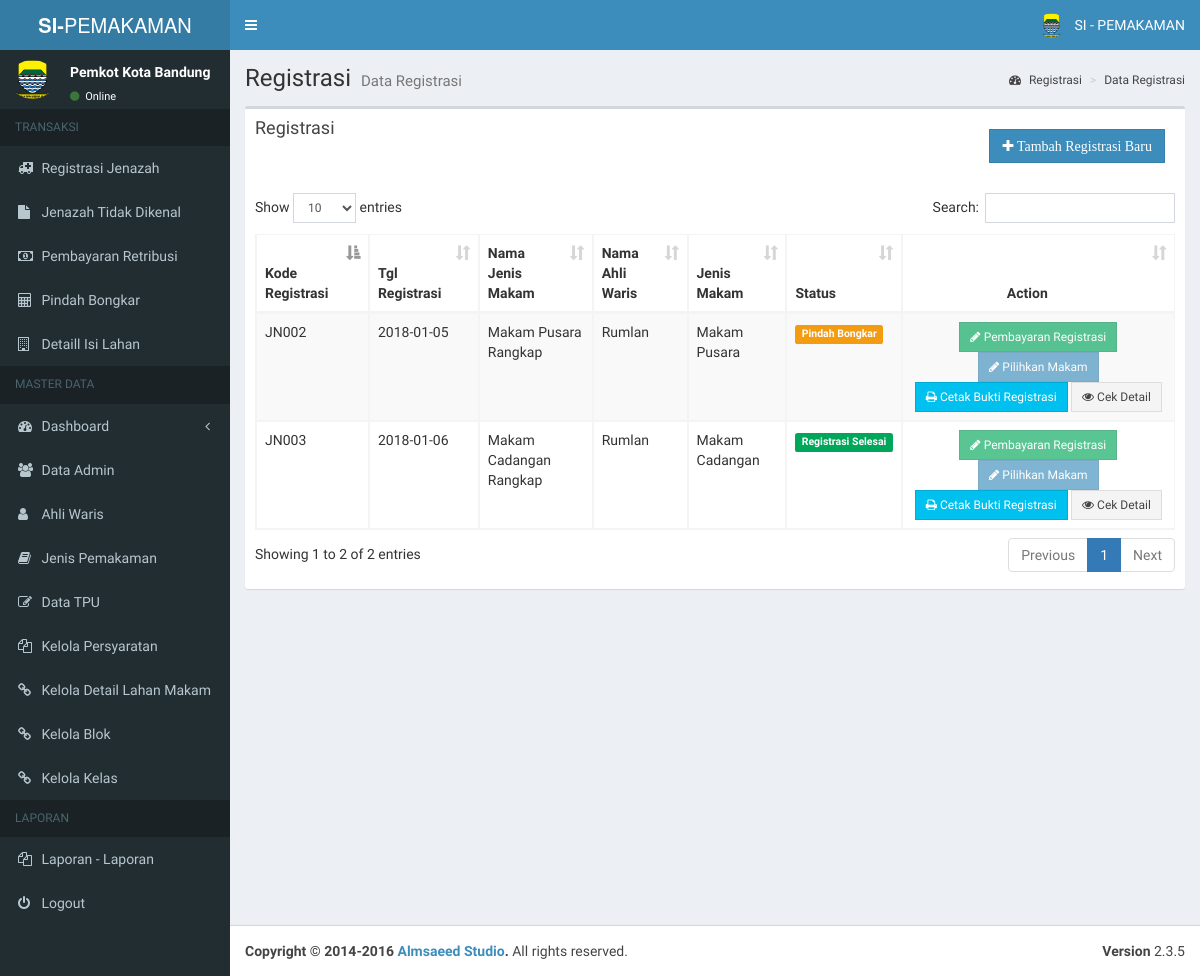
Before: /pages/admin/kelola_registrasi.php (signed in) with the older database file.
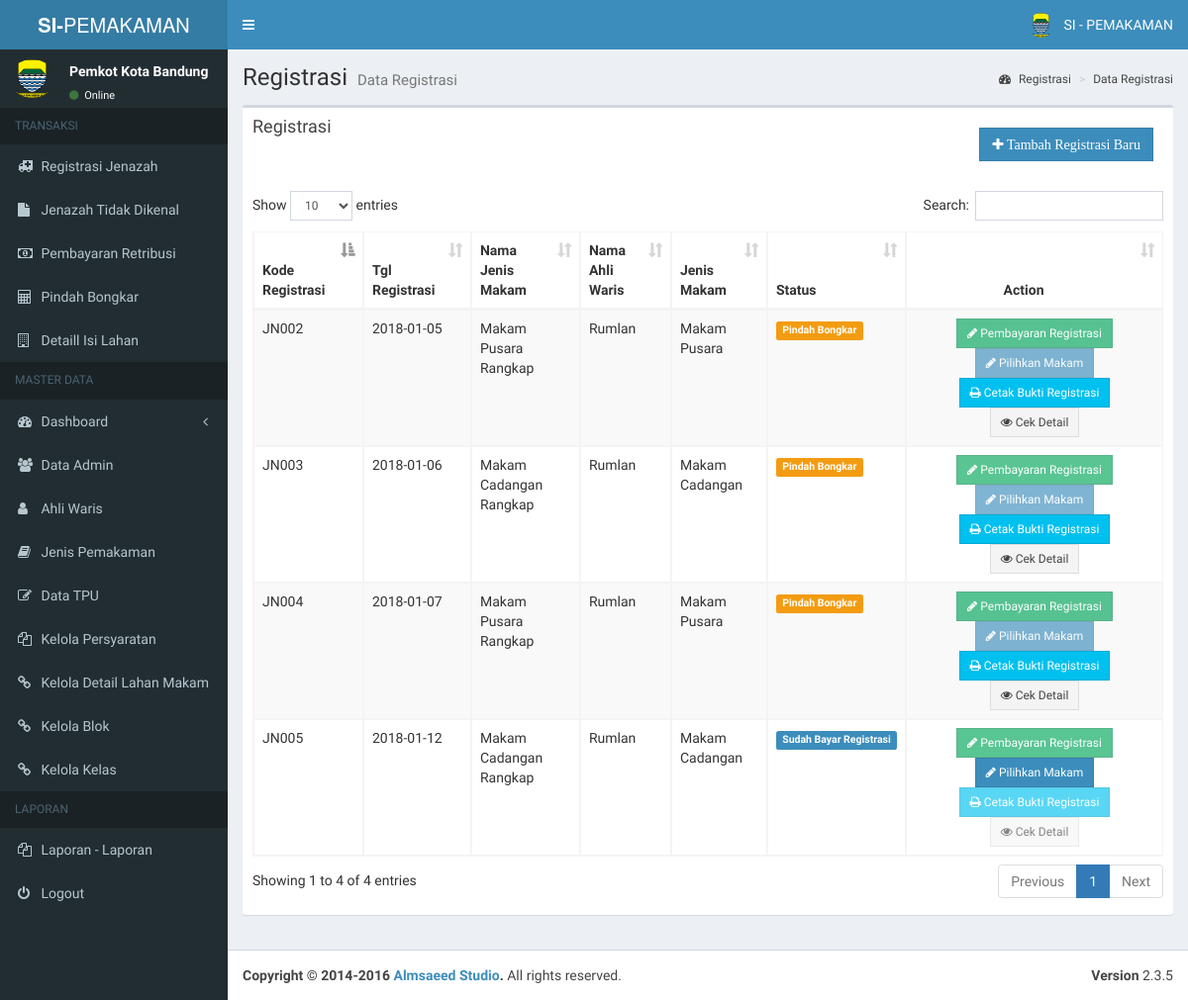
After: the same page with the newer database file.
### tables this page shows
CREATE TABLE IF NOT EXISTS `jenazah` (
  `id_jenazah` varchar(20) NOT NULL,
  `tgl_registrasi` date DEFAULT NULL,
  `id_jenis_makam` varchar(255) DEFAULT NULL,
  `id_ahli_waris` varchar(20) DEFAULT NULL,
  `nama_jenazah` varchar(45) DEFAULT NULL,
  `bin_binti` varchar(45) DEFAULT NULL,
  `jk_jenazah` varchar(20) DEFAULT NULL,
  `tempat_lahir` varchar(40) DEFAULT NULL,
  `tgl_lahir` date DEFAULT NULL,
  `tgl_meninggal` date DEFAULT NULL,
  `tgl_pemakaman` date DEFAULT NULL,
  `alamat_jenazah` text,
  `id_provinsi` varchar(10) DEFAULT NULL,
  `id_kota` varchar(10) DEFAULT NULL,
  `id_kecamatan` varchar(20) DEFAULT NULL,
  `status` int(11) DEFAULT NULL,
  `status_bayar` int(11) DEFAULT NULL
);

CREATE TABLE IF NOT EXISTS `jenis_makam` (
  `id_jenis_makam` varchar(10) NOT NULL,
  `nama_jenis_makam` varchar(30) NOT NULL,
  `harga` int(11) DEFAULT NULL
);

CREATE TABLE IF NOT EXISTS `ahli_waris` (
  `id_ahli_waris` varchar(20) NOT NULL,
  `nama_pewaris` varchar(35) NOT NULL,
  `umur_pewaris` varchar(10) NOT NULL,
  `perkerjaan_pewaris` varchar(50) NOT NULL,
  `alamat_pewaris` text NOT NULL,
  `id_provinsi` varchar(10) NOT NULL,
  `id_kota` varchar(10) NOT NULL,
  `id_kecamatan` varchar(10) NOT NULL,
  `no_hp_pewaris` varchar(20) NOT NULL
);

### pages/admin/kelola_registrasi.php (the view, shortened to what this page needs)
<?php include('header.php'); ?>
<?php include('nav.php'); ?>
<div class="content-wrapper">
  <section class="content-header">
    <h1>
      Registrasi
      <small>Data Registrasi</small>
    </h1>
    <ol class="breadcrumb">
      <li><a href="#"><i class="fa fa-dashboard"></i> Registrasi</a></li>
      <li><a href="#">Data Registrasi</a></li>
    </ol>
  </section>
  <section class="content">
    <div class="row">
      <div class="col-xs-12">
        <div class="box">
          <div class="box-header">
            <h3 class="box-title">Registrasi</h3>
            <div class="box-header pull-right">
              <a href="registrasi.php"><button type="button" class="btn btn-primary btn-flat"><span class="fa fa-plus"> Tambah Registrasi Baru</span></button></a>
            </div>
          </div>
          <div class="box-body">
            <div class="table-responsive">
              <table id="example1" class="table table-bordered table-striped">
                <thead>
                  <tr>
                    <th>Kode Registrasi</th>
                    <th>Tgl Registrasi</th>
                    <th>Nama Jenis Makam</th>
                    <th>Nama Ahli Waris</th>
                    <th>Jenis Makam</th>
                    <th>Status</th>
                    <th style="text-align: center;">Action</th>
                  </tr>
                </thead>
                <tbody>
                  <?php
                  $dis_pilih = '';
                  $dis_bayar = '';
                  $dis_print = '';
                  $no=1;
                  $sql = mysql_query("SELECT jenazah.*,
                    jenis_makam.id_jenis_makam,
                    jenis_makam.nama_jenis_makam,
                    ahli_waris.nama_pewaris
                    FROM jenazah
                    INNER JOIN  jenis_makam ON jenis_makam.id_jenis_makam = jenazah.id_jenis_makam
                    INNER JOIN ahli_waris ON ahli_waris.id_ahli_waris = jenazah.id_ahli_waris")or die(mysql_error());
                  while($row = mysql_fetch_array($sql)){
                    if($row['status']==1){
                      $dis_pilih = '';
                      $dis_bayar = 'disabled';
                      $dis_print = 'disabled';
                      $ket = '<span class="label label-primary">Sudah Bayar Registrasi</span>';
                    }
                    if($row['status']==2){
                      $dis_pilih = 'disabled';
                      $dis_bayar = 'disabled';
                      $dis_print = '';
                      $ket = '<span class="label label-success">Registrasi Selesai</span>';
                    }
                    if($row['status']==7){
                      $dis_pilih = 'disabled';
                      $dis_bayar = 'disabled';
                      $dis_print = '';
                      $ket = '<span class="label label-warning">Pindah Bongkar</span>';
                    }
                    ?>
                    <tr>
                      <form method="POST" action="">
                        <td><?php echo $row['id_jenazah']; ?></td>
                        <td><?php echo $row['tgl_registrasi'] ?></td>
                        <td><?php echo $row['nama_jenis_makam'] ?> Rangkap</td>
                        <td><?php echo $row['nama_pewaris'] ?></td>
                        <td><?php echo $row['nama_jenis_makam'] ?></td>
                        <td><?php echo $ket; ?></td>
                        <td align="center">
                         <a href="#" class='open_modal' id='<?php echo $row['id_jenazah']; ?>'>
                           <button type="button" <?php echo $dis_bayar; ?> class="btn btn-success btn-flat btn-sm">
                            <i class="fa fa-pencil"></i> Pembayaran Registrasi</button></a>
                            <a href="#">
                              <a href="pilih_makam.php?id_jenazah=<?php echo $row['id_jenazah']; ?>&&id_jenis_makam=<?php echo $row['id_jenis_makam']; ?>">
                                <button type="button" <?php echo $dis_pilih; ?> class="btn btn-primary btn-flat btn-sm">
                                  <i class="fa fa-pencil"></i> Pilihkan Makam</button></a>
                                  <a href="cek_detail_jenazah.php?id_jenazah=<?php echo $row['id_jenazah']; ?>">
                                    <button type="button" <?php echo $dis_print ?> class="btn btn-info btn-flat btn-sm">
                                      <i class="fa fa-print"></i> Cetak Bukti Registrasi</button></a>
                                      <a href="cek_detail_jenazah.php?id_jenazah=<?php echo $row['id_jenazah']; ?>">
                                        <button type="button" <?php echo $dis_print ?> class="btn btn-default btn-flat btn-sm">
                                          <i class="fa fa-eye"></i> Cek Detail</button></a>
                                        </td>
                                      </form>
                                    </tr>
                                    <?php $no++; } ?>
                                  </tbody>
                                </table>
                              </div>
                            </div>
                          </div>
                        </div>
                      </div>
                    </section>
                  </div>
         <?php include('footer.php'); ?>

### pages/admin/header.php (shortened to what this page needs)
<!DOCTYPE html>
<html>
<head>
  <link rel="stylesheet" href="../../bootstrap/css/bootstrap.min.css">
  <link rel="stylesheet" href="https://cdnjs.cloudflare.com/ajax/libs/font-awesome/4.5.0/css/font-awesome.min.css">
  <link rel="stylesheet" href="https://cdnjs.cloudflare.com/ajax/libs/ionicons/2.0.1/css/ionicons.min.css">
  <link rel="stylesheet" href="../../plugins/datatables/dataTables.bootstrap.css">
  <link rel="stylesheet" href="../../dist/css/AdminLTE.min.css">
   <link rel="stylesheet" href="../../dist/css/skins/_all-skins.min.css">
   <link rel="stylesheet" href="../../plugins/select2/select2.min.css">
   <link rel="stylesheet" type="text/css" href="../../dist/sweetalert.css">
</head>
<body class="hold-transition skin-blue sidebar-mini">
  <div class="wrapper">
    <header class="main-header">
      <a href="../../index2.html" class="logo">
        <span class="logo-lg"><b>SI-</b>PEMAKAMAN</span>
      </a>
      <nav class="navbar navbar-static-top">
        <a href="#" class="sidebar-toggle" data-toggle="offcanvas" role="button">
        </a>
        <div class="navbar-custom-menu">
          <ul class="nav navbar-nav">
            <li class="dropdown user user-menu">
              <a href="#" class="dropdown-toggle" data-toggle="dropdown">
                <img src="../../dist/img/pemkot.png" class="user-image" alt="User Image">
                <span class="hidden-xs">SI - PEMAKAMAN</span>
              </a>
            </li>
          </ul>
        </div>
      </nav>
    </header>

### pages/admin/nav.php (shortened to what this page needs)
<aside class="main-sidebar">
  <section class="sidebar">
    <div class="user-panel">
      <div class="pull-left image">
        <img src="../../dist/img/pemkot.png" class="img-circle" alt="User Image">
      </div>
      <div class="pull-left info">
        <p>Pemkot Kota Bandung</p>
        <a href="#"><i class="fa fa-circle text-success"></i> Online</a>
      </div>
    </div>
    <ul class="sidebar-menu">
      <li class="header">TRANSAKSI</li>
      <li><a href="kelola_registrasi.php"><i class="fa fa-ambulance"></i> Registrasi Jenazah</a></li>
      <li><a href="kelola_registrasi_tidak_dikenal.php"><i class="fa fa-file"></i> Jenazah Tidak Dikenal</a></li>
      <li><a href="kelola_pembayaran.php"><i class="fa fa-money"></i> Pembayaran Retribusi</a></li>
      <li><a href="kelola_bongkar.php"><i class="fa fa-calculator"></i> Pindah Bongkar</a></li>
      <li><a href="kelola_isi_lahan.php"><i class="fa fa-building-o"></i> Detaill Isi Lahan</a></li>
      <li class="header">MASTER DATA</li>
      <li class="treeview">
        <a href="#">
          <i class="fa fa-dashboard"></i> <span>Dashboard</span>
          <span class="pull-right-container">
            <i class="fa fa-angle-left pull-right"></i>
          </span>
        </a>
        </li>
        <li><a href="kelola_admin.php"><i class="fa fa-users"></i> Data Admin</a></li>
        <li><a href="kelola_ahli_waris.php"><i class="fa fa-user"></i> Ahli Waris</a></li>
        <li><a href="kelola_jenis_makam.php"><i class="fa fa-book"></i> Jenis Pemakaman</a></li>
        <li><a href="kelola_tpu.php"><i class="fa fa-edit"></i> Data TPU</a></li>
        <li><a href="kelola_persyaratan.php"><i class="fa fa-files-o"></i> Kelola Persyaratan</a></li>
        <li><a href="kelola_lahan.php"><i class="fa fa-link"></i> Kelola Detail Lahan Makam</a></li>
        <li><a href="kelola_blok.php"><i class="fa fa-link"></i> Kelola Blok</a></li>
        <li><a href="kelola_kelas.php"><i class="fa fa-link"></i> Kelola Kelas</a></li>
        <li class="header">LAPORAN</li>
         <li><a href="#"><i class="fa fa-files-o"></i> <span>Laporan  - Laporan</span></a></li>
        <li><a href="logout.php"><i class="fa fa-power-off"></i> <span>Logout</span></a></li>
      </ul>
    </section>
  </aside>

### pages/admin/footer.php (shortened to what this page needs)
<footer class="main-footer">
  <div class="pull-right hidden-xs">
    <b>Version</b> 2.3.5
  </div>
  <strong>Copyright &copy; 2014-2016 <a href="http://almsaeedstudio.com">Almsaeed Studio</a>.</strong> All rights
  reserved.
</footer>
 </div>
</body>
</html>

Changed rows visible on the page:
changed jenazah "JN003": status "Registrasi Selesai" → "Pindah Bongkar"
added jenazah: id_jenazah "JN004", tgl_registrasi "2018-01-07", id_jenis_makam.nama_jenis_makam "Makam Pusara", id_ahli_waris.nama_pewaris "Rumlan", status "Pindah Bongkar"
added jenazah: id_jenazah "JN005", tgl_registrasi "2018-01-12", id_jenis_makam.nama_jenis_makam "Makam Cadangan", id_ahli_waris.nama_pewaris "Rumlan", status "Sudah Bayar Registrasi"
Other visible differences:
text written by a page script: "Show entries Search: Showing 1 to 2 of 2 entries Previous 1 Next" → "Show entries Search: Showing 1 to 4 of 4 entries Previous 1 Next"
